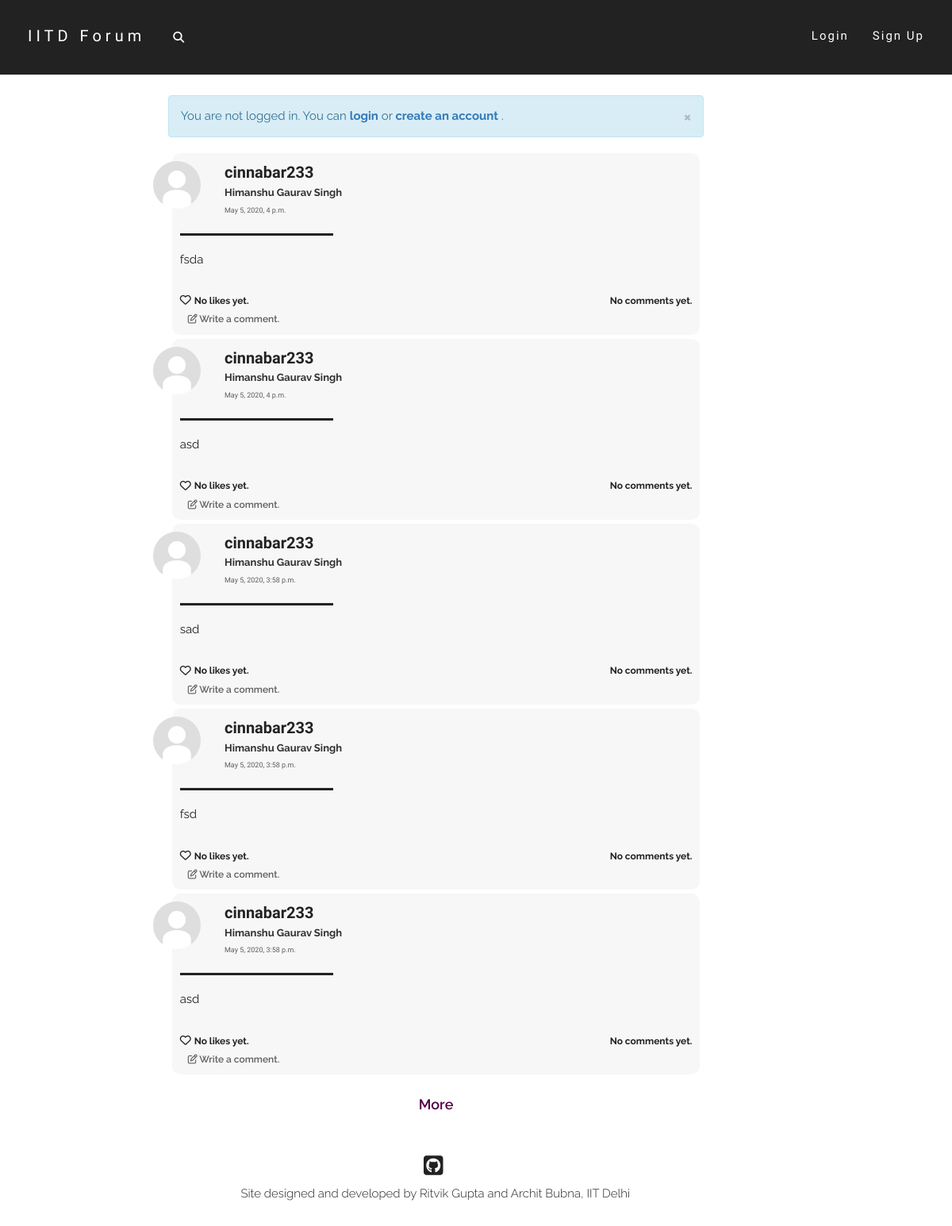
The page /home/?page=2 on the database its author committed.
### post/models.py (models this page shows, shortened)
class Post(models.Model):
    text = models.TextField(max_length = 5000)
    author = models.ForeignKey(User, on_delete = models.CASCADE)
    pub_date = models.DateTimeField(default = timezone.now())

### users/models.py (models this page shows, shortened)
class Profile(models.Model):
    parent_user = models.OneToOneField(User, on_delete=models.CASCADE)
    date_of_birth = models.DateField()
    first_name = models.CharField(max_length=50)
    last_name = models.CharField(max_length=50)
    dept = models.CharField(max_length=100, default="None")
    hostel = models.CharField(max_length=100, default="None")
    image = models.ImageField(default='default.jpg',upload_to='profile-pics')
    bio = models.TextField(default='', max_length=200)
    def full_name(self):
        return self.first_name + ' ' + self.last_name

### post/views.py (the view)
# urls.py: 2. Add a URL to urlpatterns:  path('', views.home, name='home')
def home(request):
    posts = Post.objects.all().order_by('-pub_date')
    page = request.GET.get('page', 1)
    paginator = Paginator(posts, 5)
    try:
        posts_list = paginator.page(page)
    except PageNotAnInteger:
        posts_list = paginator.page(1)
    except EmptyPage:
        posts_list = paginator.page(paginator.num_pages)
    return render(request,'post/home.html',{'posts':posts_list, 'title':'Home'})

### post/templates/post/home.html (shortened to what this page needs)
{% extends "post/base.html" %}
{% load post_filters %}
{% block content %}
    <div class="infinite-container">
    {% for post in posts %}
    <div class="infinite-item">
        <div class="home-post-div" id="post-{{ post.id }}-div">
            <div class="row">
                <div class="col-md-1">
                    <img class="img-circle profile-pic" width=60 height=60 src="{{ post.author.profile.image.url }}" alt="default.jpg">
                </div>
                <div class="col-md-10">
                    <a href="{% url 'users:profile_view' post.author.username %}" class="post-head">
                        <font class="username-font">
                            <b>{{post.author.username}}</b>
                        </font>
                        <br>
                        <font class="name-font">
                            {{post.author.profile.full_name}}
                        </font>
                    </a>
                    <br>
                    <a href="{% url 'post:post_view' post.id %}" class="date-font">
                        {{post.pub_date}}
                    </a>
                </div>
                <div class="col-md-1 delete-div">
                </div>
            </div>
            <hr class="hr1" align="left">
            <div class="post-content-font">
                {% if 600 > post.text|linebreaks|length %}
                    <div class="content-div"> {{post.text|urlize|linebreaks|tagize|safe}} </div>
                {% endif %}
            </div>
            <br>
            <div class="like-wrapper">
                {% if request.user in post.postlike.likers.all %}
                    <div class="like-button-wrapper">
                        <i class="fa fa-heart liked like-button" aria-hidden="true" id="like{{ post.id }}" data-catid="{{ post.id }}"></i>
                    </div>
                    <a href="#" data-toggle="modal" data-target="#like-modal-{{post.id}}" target="_blank">
                        <div class="likes-count like-count-font" id="likes-count{{ post.id }}" data-catid="{{post.postlike.likers.count}}">
                            {% if post.postlike.likers.count == 1 %}
                                You liked this post.
                            {% elif post.postlike.likers.count == 2 %}
                                You and one other liked this post.
                            {% else %}
                                You and {{ post.postlike.likers.count|add:"-1" }} others liked this post.
                            {% endif %}
                        </div>
                    </a>
                {% else %}
                    <div class="like-button-wrapper">
                        {% if request.user.is_authenticated %}
                            <i class="fa fa-heart-o likes like-button" aria-hidden="true" id="like{{ post.id }}" data-catid="{{ post.id }}"></i>
                        {% else %}
                            <a href="{% url 'login' %}"><i class="fa fa-heart-o likes like-button" aria-hidden="true" id="like{{ post.id }}" data-catid="{{ post.id }}"></i></a>
                        {% endif %}
                    </div>
                    <a href="#" data-toggle="modal" data-target="#like-modal-{{post.id}}" target="_blank">
                        <div class="likes-count like-count-font" id="likes-count{{ post.id }}" data-catid="{{post.postlike.likers.count}}">
                            {% if post.postlike.likers.count == 0 %}
                                No likes yet.
                            {% elif post.postlike.likers.count == 1 %}
                                One person liked this post.
                            {% else %}
                                {{ post.postlike.likers.count }} people liked this post.
                            {% endif %}
                        </div>
                    </a>
                {% endif %}
                <div class="comments-count like-count-font">
                    {% if post.comment_set.all|length == 0 %}
                        No comments yet.
                    {% elif post.comment_set.all|length == 1 %}
                        1 comment.
                    {% else %}
                        {{post.comment_set.all|length}} comments.
                    {% endif %}
                </div>
            </div>
            {% if post.comment_set.all|length > 2 %}
                <div class="like-wrapper">
                    <div class="likes-count" style="margin-left: 10px;">
                        <a href="{% url 'post:post_view' post.id %}" class="more-comments-font">View all {{post.comment_set.all|length}} comments.</a>
                    </div>
                </div>
            {% else %}
                <div class="like-wrapper">
                    <div class="likes-count" style="margin-left: 10px;">
                        <a href="{% url 'post:post_view' post.id %}" class="more-comments-font"> <i class="fa fa-pencil-square-o" aria-hidden="true"> </i> Write a comment.</a>
                    </div>
                </div>
            {% endif %}
        </div>
    </div>
    {% endfor %}
    </div>
    {% if posts.has_next %}
        <br>
        <center>
            <a class="infinite-more-link more-link" href="?page={{ posts.next_page_number }}">More</a>
        </center>
    {% endif %}
{% endblock content %}

### post/static/post/style.css (style rules this page uses)
html, body { width: auto !important; overflow-x: hidden !important; }
body { position:relative; max-width:100%; font-family: 'Raleway', sans-serif; font-weight: 400; }
.home-post-div { margin:5px; background-color: #f7f7f7; padding:10px; border-radius: 10px; }
.content-div { overflow-wrap:break-word; }
.username-font { font-family: 'Spartan',sans-serif; font-size:20px; color:#222; }
.name-font { font-family: 'Raleway',sans-serif; font-size:13px; font-weight: 700; color:rgb(49, 49, 49); }
.date-font { font-family: 'Spartan',sans-serif; font-size:9px; font-weight: 500; color:rgb(94, 94, 94); transition:all 0.3s ease; -webkit-transition:all 0.3s ease; -moz-transition:all 0.3s ease; -o-transition:all 0.3s ease; }
.profile-pic { float: right; object-fit: cover; transition:all 0.4s ease; -webkit-transition:all 0.4s ease; -moz-transition:all 0.4s ease; -o-transition:all 0.4s ease; }
.delete-div { padding-top: 5px; }
.post-content-font { font-family: 'Raleway',sans-serif; font-size:15px; color:#222; }
.like-count-font { font-family: 'Raleway',sans-serif; font-size:12px; font-weight: 700; color:#222; }
.like-wrapper { display: flex; }
.likes-count { margin-top: 3px; margin-left: 4px; margin-right: 4px; }
.comments-count { margin-top: 3px; margin-left:auto; margin-right:0; }
.more-comments-font { font-family: 'Raleway',sans-serif; font-size:12px; font-weight: 600; color:rgb(94, 94, 94); transition:all 0.3s ease; -webkit-transition:all 0.3s ease; -moz-transition:all 0.3s ease; -o-transition:all 0.3s ease; }
.like-button-wrapper { margin-top: 0.5px; }
.likes { color:#222; transition:all 0.4s ease; -webkit-transition:all 0.4s ease; -moz-transition:all 0.4s ease; -o-transition:all 0.4s ease; }
.hr1 { background-color:#222; width:30%; height:3px; }
.more-link { font-family: 'Raleway', sans-serif; font-size: 18px; font-weight: 600; color:rgb(83, 0, 72); text-decoration: none; }

### rows shown on the page
Post: author.profile.image (placeholder picture), author.username "cinnabar233", author.profile.full_name "Himanshu Gaurav Singh", pub_date "May 5, 2020, 4 p.m.", text|tagize "fsda", shows "No likes yet.", shows "No comments yet.", shows "Write a comment."
Post: author.profile.image (placeholder picture), author.username "cinnabar233", author.profile.full_name "Himanshu Gaurav Singh", pub_date "May 5, 2020, 4 p.m.", text|tagize "asd", shows "No likes yet.", shows "No comments yet.", shows "Write a comment."
Post: author.profile.image (placeholder picture), author.username "cinnabar233", author.profile.full_name "Himanshu Gaurav Singh", pub_date "May 5, 2020, 3:58 p.m.", text|tagize "sad", shows "No likes yet.", shows "No comments yet.", shows "Write a comment."
Post: author.profile.image (placeholder picture), author.username "cinnabar233", author.profile.full_name "Himanshu Gaurav Singh", pub_date "May 5, 2020, 3:58 p.m.", text|tagize "fsd", shows "No likes yet.", shows "No comments yet.", shows "Write a comment."
Post: author.profile.image (placeholder picture), author.username "cinnabar233", author.profile.full_name "Himanshu Gaurav Singh", pub_date "May 5, 2020, 3:58 p.m.", text|tagize "asd", shows "No likes yet.", shows "No comments yet.", shows "Write a comment."
